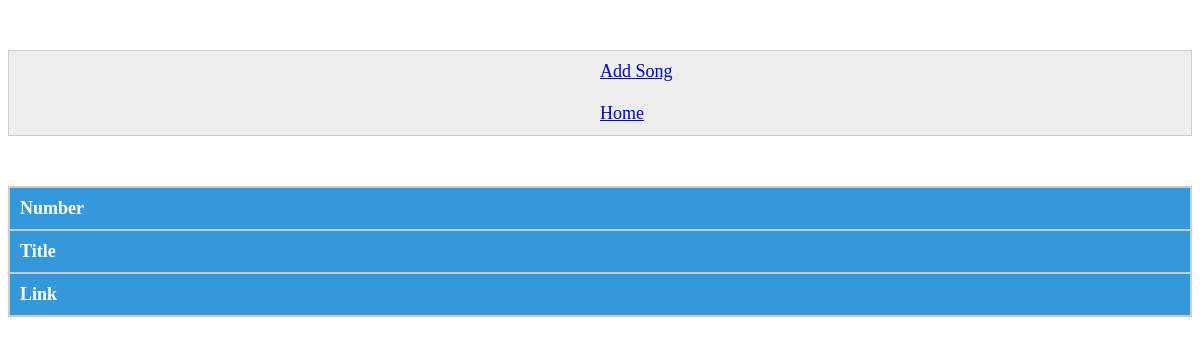
Before: /history/ with the older database file.
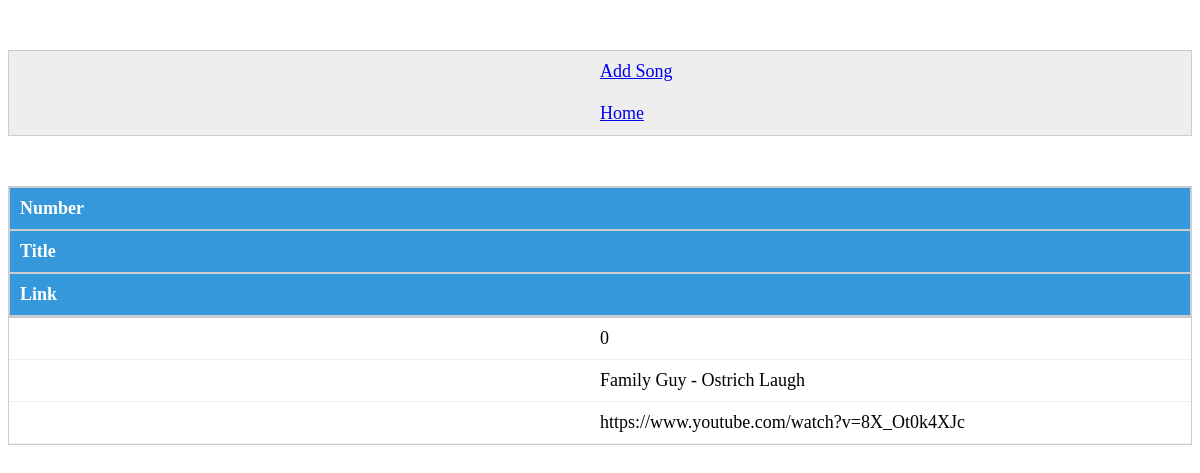
After: the same page with the newer database file.
### databases.py (models this page shows, shortened)
class Base(Model):
    class Meta:
        database = db

class History(Base):
    uuid            = UUIDField()
    songTitle       = CharField()
    songLink        = CharField()
    dateTimeFinish  = DateTimeField()

### app.py (the view)
@app.route('/history/')
def history():
    history = []
    try:
        for event in databases.History.select().order_by(databases.History.dateTimeFinish.desc()):
            history.append(event)
    except:
        print("Exception hit in history()")
        return render_template('history.html')
    return render_template('history.html', history=history)

### templates/history.html (shortened to what this page needs)
<html>
<head>
    <link rel="stylesheet" type="text/css" href="{{url_for('static', filename='styles/responsetable.css')}}"/>
</head>
<body>
    <table class='responstable'>
        <tr>
            <td><a href="../add/">Add Song</a></td>
            <td><a href="../">Home</a></td>
        </tr>
    </table>
    <table class='responstable'>
        <tr>
            <th>Number</th>
            <th>Title</th>
            <th>Link</th>
        </tr>
        {% for event in history %}
            <tr>
                <td>{{loop.index0}}</td>
                <td>{{event.songTitle}}</td>
                <td>{{event.songLink}}</td>
            </tr>
        {% endfor %}
    </table>
</body>
</html>

### static/styles/responsetable.css (style rules this page uses)
table { width: 750px; border-collapse: collapse; margin:50px auto; }
tr:nth-of-type(odd) { background: #eee; }
th { background: #3498db; color: white; font-weight: bold; }
td, th { padding: 10px; border: 1px solid #ccc; text-align: left; font-size: 18px; }
@media only screen and (max-width: 760px),
(min-device-width: 768px) and (max-device-width: 1024px) { table { width: 100%; } }
@media only screen and (max-width: 760px),
(min-device-width: 768px) and (max-device-width: 1024px) { table, thead, tbody, th, td, tr { display: block; } }
@media only screen and (max-width: 760px),
(min-device-width: 768px) and (max-device-width: 1024px) { tr { border: 1px solid #ccc; } }
@media only screen and (max-width: 760px),
(min-device-width: 768px) and (max-device-width: 1024px) { td { border: none; border-bottom: 1px solid #eee; position: relative; padding-left: 50%; } }
@media only screen and (max-width: 760px),
(min-device-width: 768px) and (max-device-width: 1024px) { td:before { position: absolute; top: 6px; left: 6px; width: 45%; padding-right: 10px; white-space: nowrap; content: attr(data-column); color: #000; font-weight: bold; } }

Changed rows visible on the page:
added History: songTitle "Family Guy - Ostrich Laugh", songLink "https://www.youtube.com/watch?v=8X_Ot0k4XJc"
